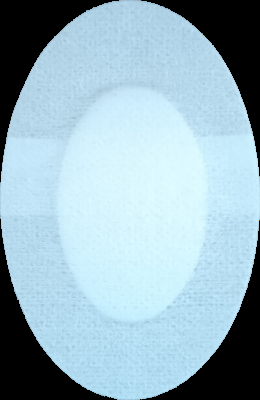
#> input picture simulasyon/b.png, 260 x 400 px
$ python -i kenarveleke.py   (imports and definitions only)
#> lines starting #> are read from the running program, lines starting #| are printed output that depends on the picture; after the words box and inside, x2 and y2 are one past the last pixel; in counts of white or black regions, pixels touching at a corner belong together
import cv2
import numpy as np
from PIL import Image, ImageDraw, ImageFilter
import random

def distort_and_add_stains(image_path, scale_percent=100, size=15, num_points_each_side=1, rotation_angle=0,
                           num_stains=5, num_particles=20):
    # --- 1) Inward Distortion ---
#> called with image_path = 'b.png', scale_percent = 100, size = 15, num_points_each_side = 1, rotation_angle = 0, num_stains = 5, num_particles = 20
    image = cv2.imread(image_path)
#> image is the input picture: shape (400, 260, 3); mean B, G, R 191.6, 179, 151.2
    if image is None:
        print("Resim yüklenemedi:", image_path)
        return None

    # Yeniden boyutlandır
    width = int(image.shape[1] * scale_percent / 100)
#> width = 260
    height = int(image.shape[0] * scale_percent / 100)
#> height = 400
    image = cv2.resize(image, (width, height), interpolation=cv2.INTER_AREA)
    distorted_image = image.copy()

    # Ana konturu bul
    gray = cv2.cvtColor(image, cv2.COLOR_BGR2GRAY)
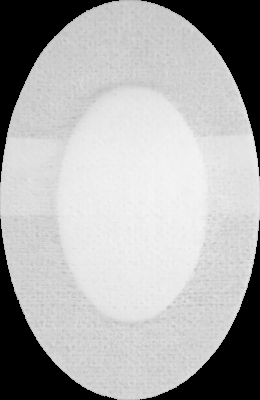
#> gray: shape (400, 260); min 0, max 245, mean 172.1
    edges = cv2.Canny(gray, 50, 150)
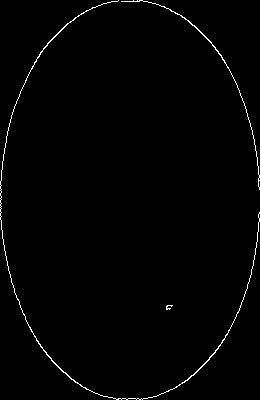
#> edges: shape (400, 260); 1.1% white in thin lines or dots
    contours, _ = cv2.findContours(edges, cv2.RETR_EXTERNAL, cv2.CHAIN_APPROX_SIMPLE)
#> contours = 3 contours, 1 with area under 20; largest, box (x1, y1, x2, y2) and area: (0, 0, 260, 400) 138, (121, 0, 260, 190) 50
    if not contours:
        print("Kontur bulunamadı.")
        return None
    contour = max(contours, key=cv2.contourArea)
#> contour = contour of 746 points, box (x1, y1, x2, y2) (0, 0, 260, 400), area 138

    # Kontur merkezi
    M = cv2.moments(contour)
#> M = moments, m00 137.5, centre m10/m00, m01/m00 = (104.8, 258.6)
    if M["m00"] == 0:
        print("Kontur alanı sıfır.")
        return None
    center = np.array([int(M["m10"] / M["m00"]), int(M["m01"] / M["m00"])])
#> center = [104, 258]

    # Noktaları ayır
    left = [p[0] for p in contour if p[0][0] < center[0]]
#> left = 468 pairs, first value 0 to 103, second value 3 to 396
    right = [p[0] for p in contour if p[0][0] >= center[0]]
#> right = 278 pairs, first value 106 to 259, second value 0 to 399

    # Distortion uygulayan iç fonksiyon
    def distort(point):
        x, y = point
        direction = center - point
        norm = np.linalg.norm(direction)
        if norm == 0:
            return
        direction = direction / norm
        for dx in range(-size, size + 1):
            for dy in range(-size, size + 1):
                px, py = x + dx, y + dy
                if 0 <= px < image.shape[1] and 0 <= py < image.shape[0]:
                    shift = int(20 * (1 - (abs(dx)/size + abs(dy)/size)/2))
                    nx, ny = int(px + direction[0] * shift), int(py + direction[1] * shift)
                    if 0 <= nx < image.shape[1] and 0 <= ny < image.shape[0]:
                        distorted_image[ny, nx] = image[py, px]

    # Nokta seçip bozulma uygula
    for _ in range(num_points_each_side):
        lp = random.choice(left) if left else None
        rp = random.choice(right) if right else None
        if lp is not None:
            distort(lp)
        if rp is not None:
            distort(rp)
#> this loop made 1 pass
#> lp on pass 1: [36, 59]

    # Görüntüyü döndür
    if rotation_angle != 0:
        (h, w) = distorted_image.shape[:2]
        center_rot = (w // 2, h // 2)
        M_rot = cv2.getRotationMatrix2D(center_rot, rotation_angle, 1.0)
        distorted_image = cv2.warpAffine(distorted_image, M_rot, (w, h))

    # --- 2) Lekeler ve partiküller ekle ---
    # OpenCV BGR -> PIL RGBA
    img_pil = Image.fromarray(cv2.cvtColor(distorted_image, cv2.COLOR_BGR2RGBA))
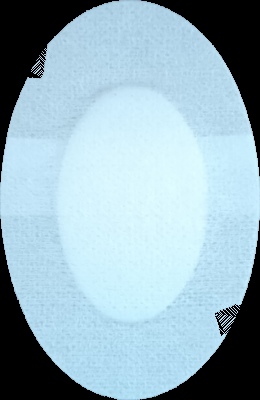
#> distorted_image: shape (400, 260, 3); 0.82% of pixels changed, all inside (x1, y1, x2, y2) = (28, 45, 241, 337)

    stain_layer = Image.new("RGBA", (width, height), (0, 0, 0, 0))
#> stain_layer: PIL image 260x400 RGBA; every value is 0
    particle_layer = Image.new("RGBA", (width, height), (0, 0, 0, 0))
    draw_stain = ImageDraw.Draw(stain_layer)
    draw_particle = ImageDraw.Draw(particle_layer)

    # Lekeler
    for _ in range(num_stains):
        r = random.randint(10, 40)
        x = random.randint(0, width - r)
        y = random.randint(0, height - r)
        color = random.choice([(80, 60, 40, 40), (50, 50, 50, 30), (90, 40, 10, 25)])
        draw_stain.ellipse([x, y, x + r, y + r], fill=color)

    stain_layer = stain_layer.filter(ImageFilter.GaussianBlur(radius=5))
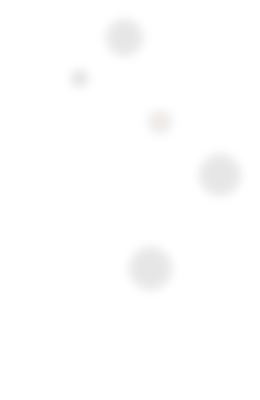
#> stain_layer: PIL image 260x400 RGBA; mean R, G, B, A 2.1, 1.9, 1.8, 1.2; transparent parts drawn white

    # Partiküller
    for _ in range(num_particles):
        r = random.randint(1, 3)
        x = random.randint(0, width - r)
        y = random.randint(0, height - r)
        color = random.choice([(0, 0, 0, 180), (50, 50, 50, 150)])
        draw_particle.ellipse([x, y, x + r, y + r], fill=color)

    combined = Image.alpha_composite(img_pil, stain_layer)
    combined = Image.alpha_composite(combined, particle_layer)

    # PIL -> OpenCV BGR
    combined_np = cv2.cvtColor(np.array(combined), cv2.COLOR_RGBA2BGR)
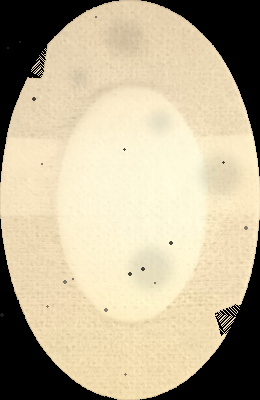
#> combined_np: shape (400, 260, 3); mean R, G, B 189.4, 177, 149.5

    return combined_np

>>> result = distort_and_add_stains('b.png')
